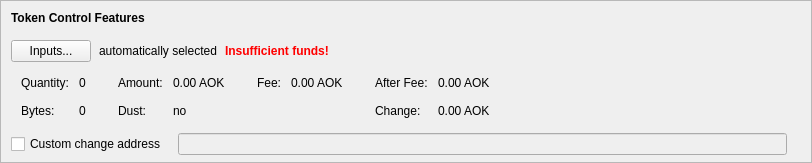
      <widget class="QFrame" name="frameTokenControl">
       <property name="sizePolicy">
        <sizepolicy hsizetype="Expanding" vsizetype="Fixed">
         <horstretch>0</horstretch>
         <verstretch>0</verstretch>
        </sizepolicy>
       </property>
       <property name="maximumSize">
        <size>
         <width>16777215</width>
         <height>16777215</height>
        </size>
       </property>
       <property name="frameShape">
        <enum>QFrame::StyledPanel</enum>
       </property>
       <property name="frameShadow">
        <enum>QFrame::Sunken</enum>
       </property>
       <layout class="QVBoxLayout" name="verticalLayoutTokenControl2">
        <property name="spacing">
         <number>0</number>
        </property>
        <property name="leftMargin">
         <number>0</number>
        </property>
        <property name="topMargin">
         <number>0</number>
        </property>
        <property name="rightMargin">
         <number>0</number>
        </property>
        <property name="bottomMargin">
         <number>6</number>
        </property>
        <item>
         <layout class="QVBoxLayout" name="verticalLayoutTokenControl" stretch="0,0,0,0,1">
          <property name="spacing">
           <number>0</number>
          </property>
          <property name="leftMargin">
           <number>10</number>
          </property>
          <property name="topMargin">
           <number>10</number>
          </property>
          <item>
           <layout class="QHBoxLayout" name="horizontalLayoutTokenControl1">
            <property name="bottomMargin">
             <number>15</number>
            </property>
            <item>
             <widget class="QLabel" name="labelTokenControlFeatures">
              <property name="sizePolicy">
               <sizepolicy hsizetype="Preferred" vsizetype="Maximum">
                <horstretch>0</horstretch>
                <verstretch>0</verstretch>
               </sizepolicy>
              </property>
              <property name="font">
               <font>
                <weight>57</weight>
                <bold>false</bold>
               </font>
              </property>
              <property name="styleSheet">
               <string notr="true">font-weight:500;</string>
              </property>
              <property name="text">
               <string>Token Control Features</string>
              </property>
             </widget>
            </item>
           </layout>
          </item>
          <item>
           <layout class="QHBoxLayout" name="horizontalLayoutTokenControl2" stretch="0,0,0,0">
            <property name="spacing">
             <number>8</number>
            </property>
            <property name="bottomMargin">
             <number>10</number>
            </property>
            <item>
             <widget class="QPushButton" name="pushButtonTokenControl">
              <property name="styleSheet">
               <string notr="true"/>
              </property>
              <property name="text">
               <string>Inputs...</string>
              </property>
              <property name="autoDefault">
               <bool>false</bool>
              </property>
             </widget>
            </item>
            <item>
             <widget class="QLabel" name="labelTokenControlAutomaticallySelected">
              <property name="text">
               <string>automatically selected</string>
              </property>
              <property name="margin">
               <number>5</number>
              </property>
             </widget>
            </item>
            <item>
             <widget class="QLabel" name="labelTokenControlInsuffFunds">
              <property name="font">
               <font>
                <weight>57</weight>
                <bold>false</bold>
               </font>
              </property>
              <property name="styleSheet">
               <string notr="true">color:red;font-weight:500;</string>
              </property>
              <property name="text">
               <string>Insufficient funds!</string>
              </property>
              <property name="margin">
               <number>5</number>
              </property>
             </widget>
            </item>
            <item>
             <spacer name="horizontalSpacerTokenControl">
              <property name="orientation">
               <enum>Qt::Horizontal</enum>
              </property>
              <property name="sizeHint" stdset="0">
               <size>
                <width>40</width>
                <height>1</height>
               </size>
              </property>
             </spacer>
            </item>
           </layout>
          </item>
          <item>
           <widget class="QWidget" name="widgetTokenControl" native="true">
            <property name="sizePolicy">
             <sizepolicy hsizetype="Preferred" vsizetype="Preferred">
              <horstretch>0</horstretch>
              <verstretch>0</verstretch>
             </sizepolicy>
            </property>
            <property name="minimumSize">
             <size>
              <width>0</width>
              <height>0</height>
             </size>
            </property>
            <property name="styleSheet">
             <string notr="true"/>
            </property>
            <layout class="QHBoxLayout" name="horizontalLayoutTokenControl5">
             <property name="leftMargin">
              <number>0</number>
             </property>
             <property name="topMargin">
              <number>0</number>
             </property>
             <property name="rightMargin">
              <number>0</number>
             </property>
             <property name="bottomMargin">
              <number>0</number>
             </property>
             <item>
              <layout class="QHBoxLayout" name="horizontalLayoutTokenControl3" stretch="0,0,0,1">
               <property name="spacing">
                <number>20</number>
               </property>
               <property name="topMargin">
                <number>0</number>
               </property>
               <property name="bottomMargin">
                <number>10</number>
               </property>
               <item>
                <layout class="QFormLayout" name="formLayoutTokenControl1">
                 <property name="horizontalSpacing">
                  <number>10</number>
                 </property>
                 <property name="verticalSpacing">
                  <number>14</number>
                 </property>
                 <property name="leftMargin">
                  <number>10</number>
                 </property>
                 <property name="topMargin">
                  <number>4</number>
                 </property>
                 <property name="rightMargin">
                  <number>6</number>
                 </property>
                 <item row="0" column="0">
                  <widget class="QLabel" name="labelTokenControlQuantityText">
                   <property name="font">
                    <font>
                     <weight>57</weight>
                     <bold>false</bold>
                    </font>
                   </property>
                   <property name="text">
                    <string>Quantity:</string>
                   </property>
                   <property name="margin">
                    <number>0</number>
                   </property>
                  </widget>
                 </item>
                 <item row="0" column="1">
                  <widget class="QLabel" name="labelTokenControlQuantity">
                   <property name="cursor">
                    <cursorShape>IBeamCursor</cursorShape>
                   </property>
                   <property name="contextMenuPolicy">
                    <enum>Qt::ActionsContextMenu</enum>
                   </property>
                   <property name="text">
                    <string notr="true">0</string>
                   </property>
                   <property name="margin">
                    <number>0</number>
                   </property>
                   <property name="textInteractionFlags">
                    <set>Qt::LinksAccessibleByMouse|Qt::TextSelectableByKeyboard|Qt::TextSelectableByMouse</set>
                   </property>
                  </widget>
                 </item>
                 <item row="1" column="0">
                  <widget class="QLabel" name="labelTokenControlBytesText">
                   <property name="font">
                    <font>
                     <weight>57</weight>
                     <bold>false</bold>
                    </font>
                   </property>
                   <property name="text">
                    <string>Bytes:</string>
                   </property>
                  </widget>
                 </item>
                 <item row="1" column="1">
                  <widget class="QLabel" name="labelTokenControlBytes">
                   <property name="cursor">
                    <cursorShape>IBeamCursor</cursorShape>
                   </property>
                   <property name="contextMenuPolicy">
                    <enum>Qt::ActionsContextMenu</enum>
                   </property>
                   <property name="text">
                    <string notr="true">0</string>
                   </property>
                   <property name="textInteractionFlags">
                    <set>Qt::LinksAccessibleByMouse|Qt::TextSelectableByKeyboard|Qt::TextSelectableByMouse</set>
                   </property>
                  </widget>
                 </item>
                </layout>
               </item>
               <item>
                <layout class="QFormLayout" name="formLayoutTokenControl2">
                 <property name="horizontalSpacing">
                  <number>10</number>
                 </property>
                 <property name="verticalSpacing">
                  <number>14</number>
                 </property>
                 <property name="leftMargin">
                  <number>6</number>
                 </property>
                 <property name="topMargin">
                  <number>4</number>
                 </property>
                 <property name="rightMargin">
                  <number>6</number>
                 </property>
                 <item row="0" column="0">
                  <widget class="QLabel" name="labelTokenControlAmountText">
                   <property name="font">
                    <font>
                     <weight>57</weight>
                     <bold>false</bold>
                    </font>
                   </property>
                   <property name="text">
                    <string>Amount:</string>
                   </property>
                   <property name="margin">
                    <number>0</number>
                   </property>
                  </widget>
                 </item>
                 <item row="0" column="1">
                  <widget class="QLabel" name="labelTokenControlAmount">
                   <property name="cursor">
                    <cursorShape>IBeamCursor</cursorShape>
                   </property>
                   <property name="contextMenuPolicy">
                    <enum>Qt::ActionsContextMenu</enum>
                   </property>
                   <property name="text">
                    <string notr="true">0.00 AOK</string>
                   </property>
                   <property name="textInteractionFlags">
                    <set>Qt::LinksAccessibleByMouse|Qt::TextSelectableByKeyboard|Qt::TextSelectableByMouse</set>
                   </property>
                  </widget>
                 </item>
                 <item row="1" column="0">
                  <widget class="QLabel" name="labelTokenControlLowOutputText">
                   <property name="font">
                    <font>
                     <weight>57</weight>
                     <bold>false</bold>
                    </font>
                   </property>
                   <property name="text">
                    <string>Dust:</string>
                   </property>
                  </widget>
                 </item>
                 <item row="1" column="1">
                  <widget class="QLabel" name="labelTokenControlLowOutput">
                   <property name="cursor">
                    <cursorShape>IBeamCursor</cursorShape>
                   </property>
                   <property name="contextMenuPolicy">
                    <enum>Qt::ActionsContextMenu</enum>
                   </property>
                   <property name="text">
                    <string notr="true">no</string>
                   </property>
                   <property name="textInteractionFlags">
                    <set>Qt::LinksAccessibleByMouse|Qt::TextSelectableByKeyboard|Qt::TextSelectableByMouse</set>
                   </property>
                  </widget>
                 </item>
                </layout>
               </item>
               <item>
                <layout class="QFormLayout" name="formLayoutTokenControl3">
                 <property name="horizontalSpacing">
                  <number>10</number>
                 </property>
                 <property name="verticalSpacing">
                  <number>14</number>
                 </property>
                 <property name="leftMargin">
                  <number>6</number>
                 </property>
                 <property name="topMargin">
                  <number>4</number>
                 </property>
                 <property name="rightMargin">
                  <number>6</number>
                 </property>
                 <item row="0" column="0">
                  <widget class="QLabel" name="labelTokenControlFeeText">
                   <property name="font">
                    <font>
                     <weight>57</weight>
                     <bold>false</bold>
                    </font>
                   </property>
                   <property name="text">
                    <string>Fee:</string>
                   </property>
                   <property name="margin">
                    <number>0</number>
                   </property>
                  </widget>
                 </item>
                 <item row="0" column="1">
                  <widget class="QLabel" name="labelTokenControlFee">
                   <property name="cursor">
                    <cursorShape>IBeamCursor</cursorShape>
                   </property>
                   <property name="contextMenuPolicy">
                    <enum>Qt::ActionsContextMenu</enum>
                   </property>
                   <property name="text">
                    <string notr="true">0.00 AOK</string>
                   </property>
                   <property name="textInteractionFlags">
                    <set>Qt::LinksAccessibleByMouse|Qt::TextSelectableByKeyboard|Qt::TextSelectableByMouse</set>
                   </property>
                  </widget>
                 </item>
                </layout>
               </item>
               <item>
                <layout class="QFormLayout" name="formLayoutTokenControl4">
                 <property name="horizontalSpacing">
                  <number>10</number>
                 </property>
                 <property name="verticalSpacing">
                  <number>14</number>
                 </property>
                 <property name="leftMargin">
                  <number>6</number>
                 </property>
                 <property name="topMargin">
                  <number>4</number>
                 </property>
                 <property name="rightMargin">
                  <number>6</number>
                 </property>
                 <item row="0" column="0">
                  <widget class="QLabel" name="labelTokenControlAfterFeeText">
                   <property name="font">
                    <font>
                     <weight>57</weight>
                     <bold>false</bold>
                    </font>
                   </property>
                   <property name="text">
                    <string>After Fee:</string>
                   </property>
                   <property name="margin">
                    <number>0</number>
                   </property>
                  </widget>
                 </item>
                 <item row="0" column="1">
                  <widget class="QLabel" name="labelTokenControlAfterFee">
                   <property name="cursor">
                    <cursorShape>IBeamCursor</cursorShape>
                   </property>
                   <property name="contextMenuPolicy">
                    <enum>Qt::ActionsContextMenu</enum>
                   </property>
                   <property name="text">
                    <string notr="true">0.00 AOK</string>
                   </property>
                   <property name="textInteractionFlags">
                    <set>Qt::LinksAccessibleByMouse|Qt::TextSelectableByKeyboard|Qt::TextSelectableByMouse</set>
                   </property>
                  </widget>
                 </item>
                 <item row="1" column="0">
                  <widget class="QLabel" name="labelTokenControlChangeText">
                   <property name="font">
                    <font>
                     <weight>57</weight>
                     <bold>false</bold>
                    </font>
                   </property>
                   <property name="text">
                    <string>Change:</string>
                   </property>
                  </widget>
                 </item>
                 <item row="1" column="1">
                  <widget class="QLabel" name="labelTokenControlChange">
                   <property name="cursor">
                    <cursorShape>IBeamCursor</cursorShape>
                   </property>
                   <property name="contextMenuPolicy">
                    <enum>Qt::ActionsContextMenu</enum>
                   </property>
                   <property name="text">
                    <string notr="true">0.00 AOK</string>
                   </property>
                   <property name="textInteractionFlags">
                    <set>Qt::LinksAccessibleByMouse|Qt::TextSelectableByKeyboard|Qt::TextSelectableByMouse</set>
                   </property>
                  </widget>
                 </item>
                </layout>
               </item>
              </layout>
             </item>
            </layout>
           </widget>
          </item>
          <item>
           <layout class="QHBoxLayout" name="horizontalLayoutTokenControl4" stretch="0,0,0">
            <property name="spacing">
             <number>12</number>
            </property>
            <property name="sizeConstraint">
             <enum>QLayout::SetDefaultConstraint</enum>
            </property>
            <property name="topMargin">
             <number>5</number>
            </property>
            <property name="rightMargin">
             <number>5</number>
            </property>
            <item>
             <widget class="QCheckBox" name="checkBoxTokenControlChange">
              <property name="toolTip">
               <string>If this is activated, but the change address is empty or invalid, change will be sent to a newly generated address.</string>
              </property>
              <property name="text">
               <string>Custom change address</string>
              </property>
             </widget>
            </item>
            <item>
             <widget class="QValidatedLineEdit" name="lineEditTokenControlChange">
              <property name="enabled">
               <bool>false</bool>
              </property>
              <property name="sizePolicy">
               <sizepolicy hsizetype="Expanding" vsizetype="Fixed">
                <horstretch>0</horstretch>
                <verstretch>0</verstretch>
               </sizepolicy>
              </property>
             </widget>
            </item>
            <item>
             <widget class="QLabel" name="labelTokenControlChangeLabel">
              <property name="sizePolicy">
               <sizepolicy hsizetype="Preferred" vsizetype="Expanding">
                <horstretch>0</horstretch>
                <verstretch>0</verstretch>
               </sizepolicy>
              </property>
              <property name="minimumSize">
               <size>
                <width>0</width>
                <height>0</height>
               </size>
              </property>
              <property name="text">
               <string/>
              </property>
              <property name="margin">
               <number>3</number>
              </property>
             </widget>
            </item>
           </layout>
          </item>
          <item>
           <spacer name="verticalSpacerTokenControl">
            <property name="orientation">
             <enum>Qt::Vertical</enum>
            </property>
            <property name="sizeHint" stdset="0">
             <size>
              <width>800</width>
              <height>1</height>
             </size>
            </property>
           </spacer>
          </item>
         </layout>
        </item>
       </layout>
      </widget>
